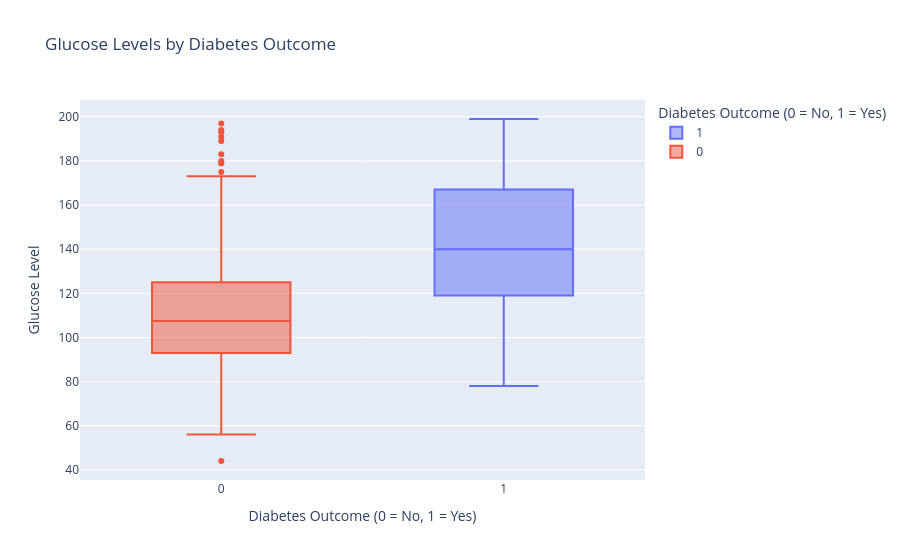

Notebook code for this chart:
### Markdown cell above
Questions
Which feature has the strongest correlation with Outcome?
 - Glucose with a positive correlation coefficient of approximately 0.47–0.49
Which two features are highly correlated?
 - Age and Pregnancies with a positive correlation coefficient of approximately 0.54

### Code cell
# chart 6
fig = px.box(
    df,
    x="Outcome",
    y="Glucose",
    color="Outcome",
    title="Glucose Levels by Diabetes Outcome",
    labels={
        "Outcome": "Diabetes Outcome (0 = No, 1 = Yes)",
        "Glucose": "Glucose Level"
    }
)

fig.show()

### Figure 1 — Plotly figure (JSON) as saved in the notebook; plotly's stock layout.template omitted (floating-point values rounded to 4 significant figures; data arrays with more than 128 entries replaced by an {"elided": "..."} marker saying what was removed)
{"data": [{"alignmentgroup": "True", "hovertemplate": "Diabetes Outcome (0 = No, 1 = Yes)=%{x}<br>Glucose Level=%{y}<extra></extra>", "legendgroup": "1", "marker": {"color": "#636efa"}, "name": "1", "notched": false, "offsetgroup": "1", "orientation": "v", "showlegend": true, "type": "box", "x": {"elided": "268 int values"}, "x0": " ", "xaxis": "x", "y": {"elided": "268 float values"}, "y0": " ", "yaxis": "y"}, {"alignmentgroup": "True", "hovertemplate": "Diabetes Outcome (0 = No, 1 = Yes)=%{x}<br>Glucose Level=%{y}<extra></extra>", "legendgroup": "0", "marker": {"color": "#EF553B"}, "name": "0", "notched": false, "offsetgroup": "0", "orientation": "v", "showlegend": true, "type": "box", "x": {"elided": "500 int values"}, "x0": " ", "xaxis": "x", "y": {"elided": "500 float values"}, "y0": " ", "yaxis": "y"}], "layout": {"boxmode": "overlay", "legend": {"title": {"text": "Diabetes Outcome (0 = No, 1 = Yes)"}, "tracegroupgap": 0}, "title": {"text": "Glucose Levels by Diabetes Outcome"}, "xaxis": {"anchor": "y", "categoryarray": [1, 0], "categoryorder": "array", "domain": [0, 1], "title": {"text": "Diabetes Outcome (0 = No, 1 = Yes)"}}, "yaxis": {"anchor": "x", "domain": [0, 1], "title": {"text": "Glucose Level"}}}}
